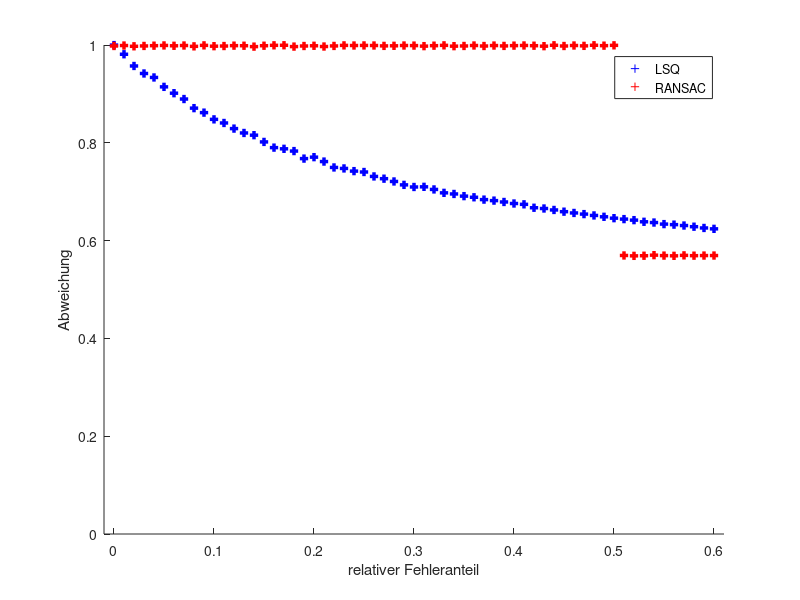

MATLAB code to generate this figure:
function [] = ransac2()

t = 0:0.01:0.6;
%a = [0.356801,0.365250,0.174358,0.266906,0.230372,0.527451,0.499691,0.154352,0.192787,0.190891,0.500996,0.310696,0.299533,0.485582,0.390353,0.210075,0.418094,0.301195,0.373893,0.335340,0.206728,0.507793,0.281708,0.167664,0.438321,0.403488,0.358193,0.360914,0.664213,0.309983,0.265173,0.369336,0.067129,0.358530,0.542361,0.395512,0.226365,0.466145,0.548831,0.379167,0.531324,0.345006,0.490111,0.334187,0.295239,0.279616,0.714532,0.257156,0.382464,0.366117,0.091073,113.141859,113.342907,112.942935,113.033587,113.006744,113.172696,113.258128,113.073449,112.914446,112.863618,];
%b = [0.059700,3.498674,8.624170,11.657740,13.575819,16.497695,19.743514,21.498037,27.303116,28.217299,31.397217,32.503595,36.077798,37.410405,38.162790,41.617670,45.245478,44.992321,46.116223,51.733347,49.154789,51.250147,55.478964,54.974637,56.570277,57.022863,59.600686,60.664646,62.160000,64.720077,65.621394,65.595147,66.770704,68.744439,69.566401,70.694093,71.693661,72.947124,73.500300,74.434369,75.272586,76.533195,77.935322,78.380773,79.242467,80.414487,81.254594,81.848773,82.716517,83.746588,84.583598,85.214354,85.881485,87.089984,87.665581,88.563575,88.931638,90.045871,90.555380,91.214920,92.078146,];

a = [0.997992,0.998916,0.997367,0.998066,0.998617,0.999107,0.998400,0.998972,0.997238,0.999249,0.997592,0.997904,0.998672,0.998513,0.996683,0.998529,0.999344,0.999486,0.996747,0.997962,0.998409,0.996892,0.998089,0.999216,0.998965,0.999131,0.998972,0.998178,0.998353,0.998971,0.998791,0.997693,0.998624,0.999280,0.997637,0.998025,0.998971,0.997931,0.998876,0.998121,0.998720,0.999044,0.998561,0.997623,0.999422,0.997969,0.998971,0.998229,0.999454,0.998664,0.999320,0.569584,0.568807,0.569046,0.570229,0.569340,0.568864,0.569805,0.569181,0.569417,0.569453,];
b = [0.999834,0.981067,0.957104,0.941754,0.933625,0.914394,0.901446,0.889516,0.870900,0.861694,0.847939,0.840554,0.829061,0.820112,0.815599,0.801799,0.790153,0.787711,0.783095,0.767698,0.770651,0.761625,0.749591,0.747587,0.742106,0.740299,0.731217,0.726636,0.720935,0.713965,0.709648,0.709947,0.704641,0.697650,0.695397,0.690939,0.688602,0.683835,0.681777,0.678994,0.675865,0.674171,0.667184,0.665659,0.662669,0.659155,0.656540,0.654210,0.651442,0.648678,0.645877,0.643973,0.641854,0.638470,0.636932,0.633746,0.632655,0.630821,0.628416,0.625862,0.624045,];



figure;
scatter(t, b, '+', 'MarkerEdgeColor', 'b','LineWidth', 2.5);
hold on;
scatter(t, a, '+', 'MarkerEdgeColor', 'r','LineWidth', 2.5);

legend('LSQ','RANSAC');
axis([-0.01 0.61 0 1])
xlabel('relativer Fehleranteil');
ylabel('Abweichung');

end
